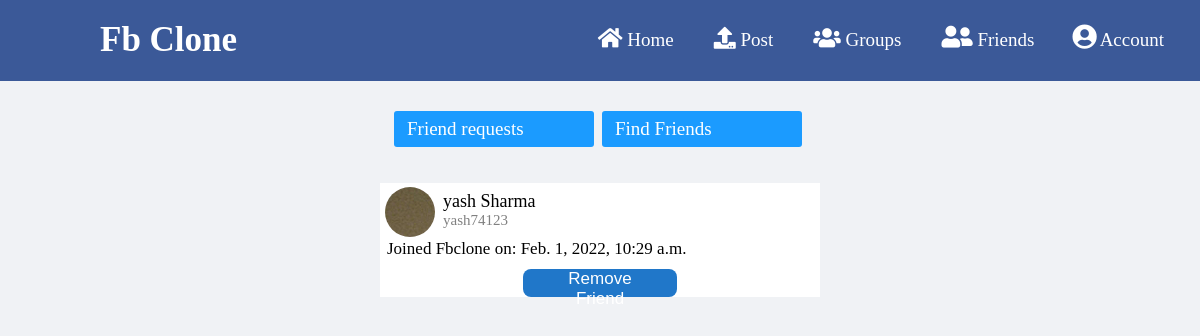
Page /my_friends/ (signed in) on the committed database.
### hksfbclone/models.py (models this page shows)
class profile_details(models.Model):
    user = models.ForeignKey(User,on_delete=models.CASCADE)
    imgp=models.FileField(upload_to='imgs',default='default.jpg', null=True,blank=True)
    u_nm=models.CharField(max_length=150)
    fstname=models.CharField(max_length=250)
    secname=models.CharField(max_length=250)
    terimail=models.EmailField()
    fbacc=models.CharField(max_length=250)
    unicode = models.CharField(max_length=100,null=True)
    timestamp = models.DateTimeField(null=True)
    verified = models.BooleanField(default=False)
    friends=models.ManyToManyField(User,related_name='Friends',blank=True)

### hksfbclone/views.py (the view)
# urls.py: path('my_friends/',views.my_friends),
def my_friends(request):
    if request.user.is_authenticated:
        get_prof=profile_details.objects.get(user=request.user)
        get_friends=get_prof.friends.all()
        sh_friends=[]
        for i in get_friends:
            sh_friends.append(profile_details.objects.get(user=i))
        return render(request,'friends.html',{'friends':sh_friends})
    else:
        messages.error(request,'You need to login first')
        hk=1
        return render(request,'Signup.html', {'hkss':hk})

### templates/friends.html (shortened to what this page needs)
{% load static %}
<!DOCTYPE html>
<html lang="en">
<head>
    <link rel="stylesheet" href="https://use.fontawesome.com/releases/v5.15.3/css/all.css">
    <link rel="stylesheet" href="{% static 'navbar.css' %}">
    <link rel="stylesheet" href="{% static 'cpost.css' %}">
</head>
<body>
    <nav>
        <label class="logo">Fb Clone</label>
        {% if user.is_authenticated %}
        <ul>
        <li>
            <div>
            <a href="/">
                <i class="fas fa-home" style="color: white !important;font-size: 22px !important;"></i>
                <label style="cursor: pointer;">Home</label>
            </a>
            </div>
        </li>
        <li>
            <a href="/cpost">
            <i class="fas fa-upload" style="color: white !important;font-size: 22px !important;"></i>
            <label style="cursor: pointer;">Post</label>
            </a>
        </li>
        <li>
            <a href="/my_groups/">
                <i class="fas fa-users" style="color: white !important;font-size: 22px !important;"></i>
                <label style="cursor: pointer;">Groups</label>
            </a>
        </li>
        <li>
            <a href="/my_friends/">
            <i class="fas fa-user-friends" style="color: white !important;font-size: 25px !important;"></i>
            <label style="cursor: pointer;">Friends</label>
            </a>
        </li>
        <div class="dropdown">
            <button class="dropbtn" onclick="showprof()"><i class="fas fa-user-circle" style="color: white !important;font-size: 25px !important;"></i><label style="cursor: pointer;padding-left: 3px;">Account</label>
            </button>
          </div>
    </ul>
        {% endif %}
    </nav>
    <div class="other_options">
        <a href="/show_requets/" class="same_as">Friend requests</a>
        <a href="/Friends/" class="same_as">Find Friends</a>
    </div>
    {% for user in friends %}
    <div class="post1" id="post{{ user.id }}">
        <div class="prf">
            <div class="p" style="background-image: url('{{ user.imgp.url }}');"></div>
            <label id="nm">{{ user.fstname }} {{ user.secname }}</label>
            <label id="tsm1">{{ user.u_nm }}</label>
            <label id="tsm2">Joined Fbclone on: {{ user.timestamp }}</label>
        </div>
        <div class="abt">
        <button class="upls" style="margin-top: 40px;" id="{{ user.id }}" onclick="remove_friend(id)">Remove Friend </button>
    </div>
    </div>
    {% endfor %}
</body>
</html>

### static/navbar.css (style rules this page uses)
* { padding: 0; margin: 0; text-decoration: none; list-style: none; box-sizing: border-box; }
body { font-family: montserrat; }
nav { display: inline-block; background: #3b5998; width: 100%; }
label.logo { color: white; font-size: 35px; line-height: 80px; padding: 0 100px; font-weight: bold; }
nav ul { float: right; margin-right: 20px; }
nav ul li { display: inline-block; line-height: 80px; margin: 0 5px; }
nav ul li a { color: white; font-size: 19px; padding: 7px 13px; border-radius: 3px; }
nav ul button { display: inline-block; font-size: 17px; padding: 5px 13px; color: black; background: #3b5998; cursor: pointer; border: 1px solid black; text-align: center; }
.dropdown { display: inline; overflow: hidden; }
.dropdown .dropbtn { font-size: 19px; border: none; outline: none; color: white; padding: 14px 16px; background-color: inherit; font-family: inherit; margin: 0; }

### static/cpost.css (style rules this page uses)
body { background: #f0f2f5; }
.p { float: left; width: 50px; height: 50px; border-radius: 25px; margin-top: 4px; margin-left: 5px; }
#nm { display: inline-block; font-size: 18px; padding: 8px; padding-bottom: 0px; }
#tsm1 { display: block; font-size: 15px; font-weight: lighter; margin-top: 0px; padding-left: 63px; color: gray; }
#tsm2 { display: block; font-size: 17px; margin-top: 0px; padding-left: 7px; position: absolute; padding-top: 10px; }
.post1 { background: white; width: 440px; margin: auto; margin-top: 3%; }
.same_as { display: inline-block; width: 200px; background-color: #1b9bff; color: white; font-size: 19px; padding: 7px 13px; border-radius: 3px; outline: none; margin-left: 4px; }
.other_options { width: 420px; margin: auto; margin-top: 30px; }
.abt { margin-top: 18px; }
.upls { display: block; width: 35%; height:28px; margin: auto; font-size: 17px; padding:0 20px; border:none; background:#2077C9; color:white; cursor:pointer; border-radius: 8px; margin-bottom: 30px; }

### rows in the picture
profile_details: imgp (placeholder picture), fstname "yash", secname "Sharma", u_nm "yash74123", timestamp "Feb. 1, 2022, 10:29 a.m."
